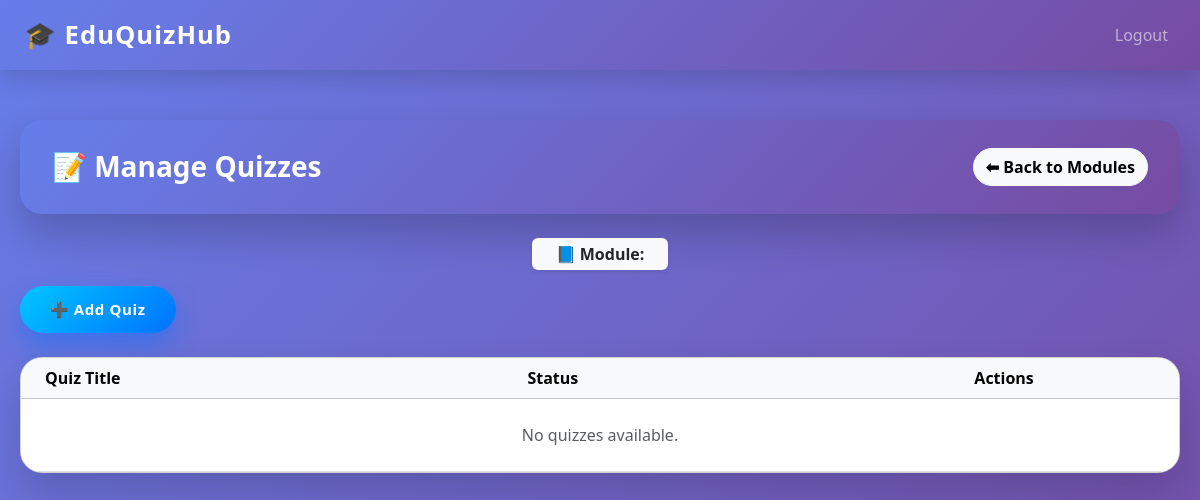
Before: /admin/module/1/quizzes (signed in) with the older database file.
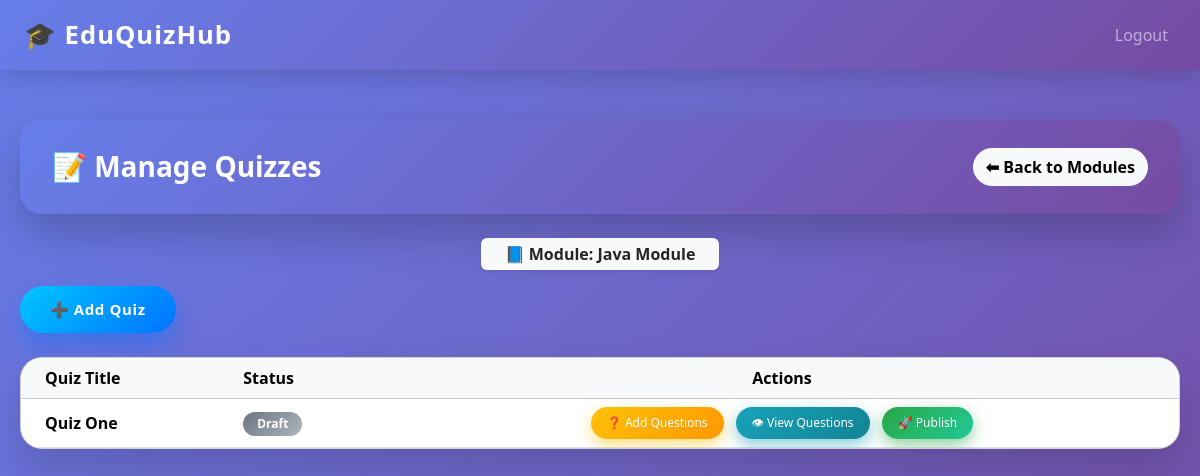
After: the same page with the newer database file.
### tables this page shows
CREATE TABLE modules (
    id INTEGER PRIMARY KEY AUTOINCREMENT,
    name TEXT NOT NULL
);

CREATE TABLE quizzes (
    id INTEGER PRIMARY KEY AUTOINCREMENT,
    module_id INTEGER NOT NULL,
    title TEXT NOT NULL,
    time_limit INTEGER,
    is_active INTEGER DEFAULT 0,
    FOREIGN KEY (module_id) REFERENCES modules(id)
);

### app.py (the view)
@app.route("/admin/module/<int:module_id>/quizzes")
def module_quizzes_admin(module_id):
    if session.get("role") != "admin":
        return redirect(url_for("login"))
    quizzes = get_quizzes_by_module(module_id)
    module = get_module_by_id(module_id)
    return render_template(
        "admin_module_quizzes.html",
        quizzes=quizzes,
        module=module
    )

### db/db.py (called while the page is built)
def get_db_connection():
    conn = sqlite3.connect(DB_NAME)
    conn.row_factory = sqlite3.Row
    return conn

def get_quizzes_by_module(module_id):
    with get_db_connection() as conn:
        return conn.execute(
            "SELECT * FROM quizzes WHERE module_id = ?",
            (module_id,)
        ).fetchall()

def get_module_by_id(module_id):
    with get_db_connection() as conn:
        return conn.execute(
            "SELECT * FROM modules WHERE id = ?",
            (module_id,)
        ).fetchone()

### templates/admin_module_quizzes.html (shortened to what this page needs)
{% extends "base.html" %}
{% block content %}
<div class="page-header mb-4 d-flex justify-content-between align-items-center">
    <h3 class="fw-bold mb-0 text-white">📝 Manage Quizzes</h3>
    <a href="{{ url_for('manage_modules') }}" class="btn btn-light btn-animated">⬅ Back to Modules</a>
</div>
<div class="mb-3 text-center">
    <span class="badge bg-light text-dark fs-6 px-4 py-2 shadow-sm">
        📘 Module: <strong>{{ module.name }}</strong>
    </span>
</div>
<div class="mb-4">
    <a href="{{ url_for('add_quiz', module_id=module.id) }}" class="btn btn-add-quiz btn-animated">
        ➕ Add Quiz
    </a>
</div>
<div class="card table-card">
    <div class="card-body p-0">
        <table class="table table-hover align-middle mb-0">
            <thead class="table-light">
                <tr>
                    <th class="ps-4">Quiz Title</th>
                    <th>Status</th>
                    <th class="text-center">Actions</th>
                </tr>
            </thead>
            <tbody>
                {% for q in quizzes %}
                <tr>
                    <td class="fw-semibold ps-4">{{ q.title }}</td>
                    <td>
                        {% if q.is_active %}
                            <span class="badge badge-active">Active</span>
                        {% else %}
                            <span class="badge badge-draft">Draft</span>
                        {% endif %}
                    </td>
                    <td class="text-center">
                        <a href="{{ url_for('add_questions', quiz_id=q.id) }}" class="btn btn-add-questions">
                            ❓ Add Questions
                        </a>
                        <a href="{{ url_for('view_quiz_questions', quiz_id=q.id) }}" class="btn btn-info ms-2">
                            👁 View Questions
                        </a>
                        {% if not q.is_active %}
                        <a href="{{ url_for('publish_quiz', quiz_id=q.id) }}" class="btn btn-publish ms-2">
                            🚀 Publish
                        </a>
                        {% endif %}
                    </td>
                </tr>
                {% else %}
                <tr>
                    <td colspan="3" class="text-center text-muted py-4">
                        No quizzes available.
                    </td>
                </tr>
                {% endfor %}
            </tbody>
        </table>
    </div>
</div>
{% endblock %}

Changed rows visible on the page:
added modules: name "Java Module"
added quizzes: title "Quiz One", is_active "Draft"
Other visible differences:
text no longer shown: "No quizzes available."
